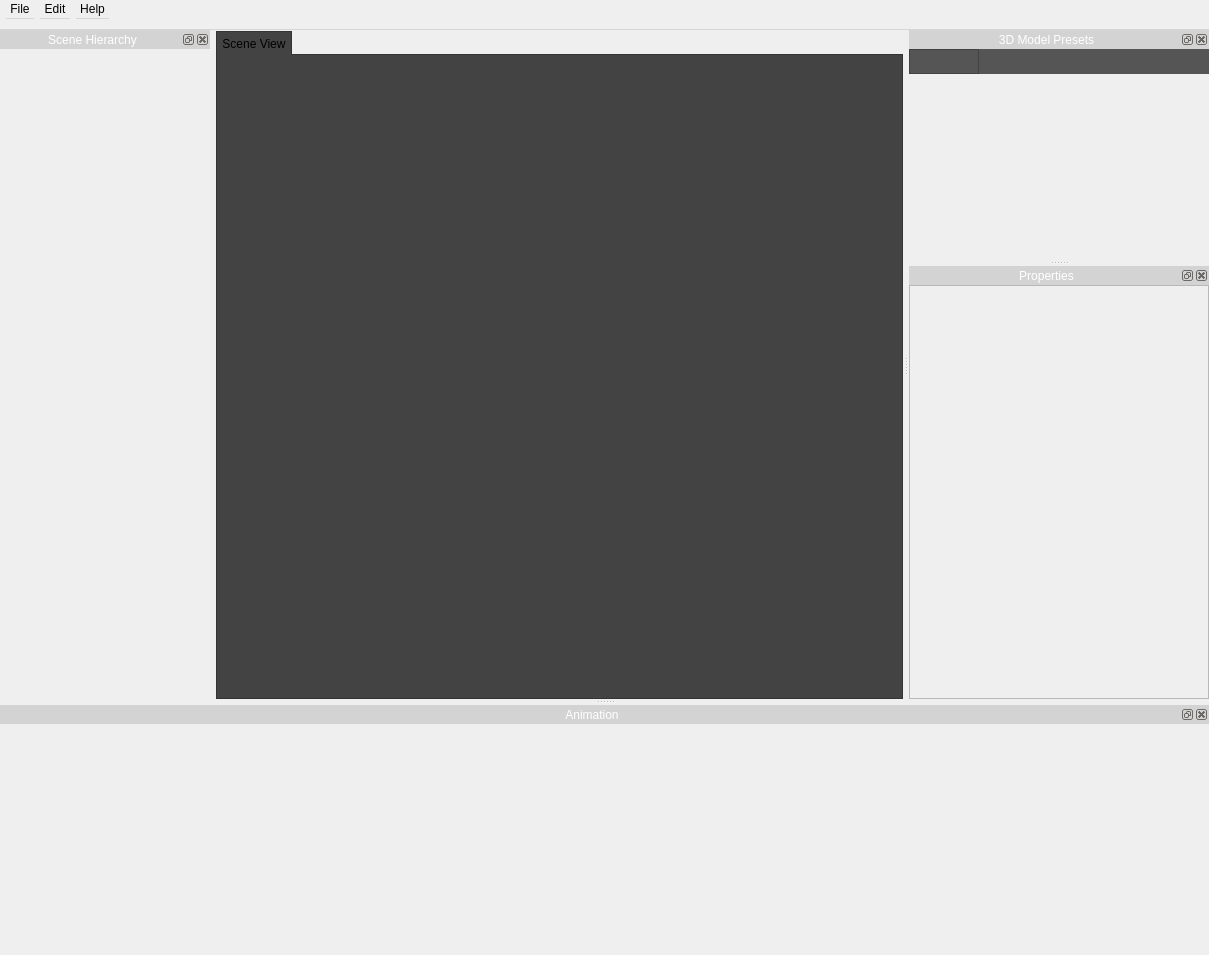
<?xml version="1.0" encoding="UTF-8"?>
<ui version="4.0">
 <class>NewMainWindow</class>
 <widget class="QMainWindow" name="NewMainWindow">
  <property name="geometry">
   <rect>
    <x>0</x>
    <y>0</y>
    <width>1209</width>
    <height>955</height>
   </rect>
  </property>
  <property name="windowTitle">
   <string>JahshakaVR</string>
  </property>
  <property name="windowIcon">
   <iconset resource="../icons.qrc">
    <normaloff>:/app/icons/logo03.svg</normaloff>:/app/icons/logo03.svg</iconset>
  </property>
  <property name="windowOpacity">
   <double>1.000000000000000</double>
  </property>
  <property name="styleSheet">
   <string notr="true">/*
*=======================================================================================
* Defaut StyleSheet for All System WIdgets and Components
* @Styled: Orane Campbell
* JahshakaVR 1.0.0
* Date: 10/27/2016
*=======================================================================================
*/

QTabWidget::pane{
    border: 1px solid #333333; top : -1px;
	background:rgb(67, 67, 67);
}

QTabWidget::tab-bar {
	background-color: rgb(54, 54, 54);
   /* border-bottom: 1px soild #434343;*/
}

QTabBar::tab {
	background-color:rgb(54, 54, 54);
 	border-bottom: 1px soild #333333;
    min-width: 15ex;
    min-height: 4ex;
    padding: 6px;
    min-width: 25ex;
}

QTabBar::tab:selected, QTabBar::tab:hover{
    border: 1px solid #333333; bottom : -1px;
	background-color:rgb(67, 67, 67);
    border-bottom: 0px;
    min-width: 8ex;
    padding: 5px;
    min-width: 20ex;
}

QTabBar::tab:selected {
    border: 1px solid #333333; bottom : -1px;
	background-color:rgb(67, 67, 67);
    border-bottom: 0px;
    min-width: 8ex;
    padding: 5px;
    min-width: 20ex;
}

QTabBar::tab:!selected {
    margin-top: 2px; 
}

QDockWidget {
	background-color: rgb(95, 95, 95);
    border: 1px solid lightgray;
    titlebar-close-icon: url(:/app/icons/delete.png);
    titlebar-normal-icon: url(:/app/icons/expand-button.png);
	color: rgb(255, 255, 255);
}

QDockWidget::title {
	height: 100px;
    text-align: center; /* align the text to the left */
    background: lightgray;
    padding-left: 5px 5px 5px 5pc;
	color: rgb(255, 255, 255);
	background-color: &quot;#282828&quot;;
}

QLabel {
color: rgb(197, 197, 197);
}

QTextEdit {
background-color: rgb(113, 113, 113);
color: rgb(172, 172, 172);
}

QSlider::groove:horizontal {
border: 1px solid #999999;
height: 30px;
}

QSlider::handle:horizontal {
width: 8px;
 /*background-image: url(:/slider-knob.png);*/
background: rgb(214, 214, 214);

}

QSlider::add-page:qlineargradient {
background: #4c4c4c;
border: 1px solid #4d4d4d;

}

QSlider::sub-page:qlineargradient{
background: #4c4c4c;
border: 1px solid #4d4d4d;
}

QSlider::handle:horizontal:hover {
background-color: rgb(30, 144, 255);
}</string>
  </property>
  <property name="iconSize">
   <size>
    <width>30</width>
    <height>30</height>
   </size>
  </property>
  <widget class="QWidget" name="centralwidget">
   <layout class="QGridLayout" name="gridLayout">
    <property name="leftMargin">
     <number>0</number>
    </property>
    <property name="topMargin">
     <number>0</number>
    </property>
    <property name="rightMargin">
     <number>0</number>
    </property>
    <property name="bottomMargin">
     <number>0</number>
    </property>
    <item row="0" column="0">
     <widget class="QTabWidget" name="MainSceneArea">
      <property name="currentIndex">
       <number>0</number>
      </property>
      <widget class="QWidget" name="sceneview">
       <attribute name="title">
        <string>Scene View</string>
       </attribute>
       <layout class="QGridLayout" name="gridLayout_2">
        <property name="leftMargin">
         <number>0</number>
        </property>
        <property name="topMargin">
         <number>0</number>
        </property>
        <property name="rightMargin">
         <number>0</number>
        </property>
        <property name="bottomMargin">
         <number>0</number>
        </property>
        <item row="0" column="0">
         <widget class="QWidget" name="sceneContainer" native="true"/>
        </item>
       </layout>
      </widget>
     </widget>
    </item>
   </layout>
  </widget>
  <widget class="QMenuBar" name="menubar">
   <property name="geometry">
    <rect>
     <x>0</x>
     <y>0</y>
     <width>1209</width>
     <height>34</height>
    </rect>
   </property>
   <property name="sizePolicy">
    <sizepolicy hsizetype="MinimumExpanding" vsizetype="Fixed">
     <horstretch>0</horstretch>
     <verstretch>0</verstretch>
    </sizepolicy>
   </property>
   <property name="minimumSize">
    <size>
     <width>0</width>
     <height>30</height>
    </size>
   </property>
   <property name="styleSheet">
    <string notr="true">QMenuBar {
    background-color: rgb(83, 83, 83);
    padding: 5px 5px 0px 5px;
	border: 1px soild black;
	opacity: 0.5;
}

QMenuBar::item {
    spacing: 6px; /* spacing between menu bar items */
    padding: 2px 6px;
    background: transparent;
}

QMenuBar::item:selected { /* when selected using mouse or keyboard */
    background: #1e90ff;
}

QMenuBar::item:pressed {
    background: #1e90ff;
}


/* menu edit */

QMenu {
    border: 1px solid black;
    min-width: 200px;
}
/*
QMenu::item {
    background-color: transparent;
    min-width: 200px;
}

QMenu::item:selected {
    background-color: #1e90ff;
    border-bottom: 1px solid #1eb2ff;
}

QMenu::item:selected {
    border-color: darkblue;
    background: #1e90ff;
    border-bottom: 1px solid #1eb2ff;
}
</string>
   </property>
   <widget class="QMenu" name="menuFile">
    <property name="title">
     <string>File</string>
    </property>
    <widget class="QMenu" name="menuOpenRecent">
     <property name="title">
      <string>Open Recent</string>
     </property>
     <property name="icon">
      <iconset resource="../icons.qrc">
       <normaloff>:/app/icons/file-in-folder.svg</normaloff>:/app/icons/file-in-folder.svg</iconset>
     </property>
     <addaction name="actionBlank"/>
    </widget>
    <addaction name="actionNew"/>
    <addaction name="actionLoad"/>
    <addaction name="menuOpenRecent"/>
    <addaction name="separator"/>
    <addaction name="actionSave"/>
    <addaction name="actionSave_As"/>
    <addaction name="separator"/>
    <addaction name="actionPreferences"/>
    <addaction name="actionExit"/>
   </widget>
   <widget class="QMenu" name="menuHelp">
    <property name="title">
     <string>Help</string>
    </property>
    <addaction name="actionAbout"/>
    <addaction name="actionLicense"/>
    <addaction name="separator"/>
    <addaction name="actionVisit_Website"/>
    <addaction name="actionBlog"/>
   </widget>
   <widget class="QMenu" name="menuEdit">
    <property name="title">
     <string>Edit</string>
    </property>
   </widget>
   <addaction name="menuFile"/>
   <addaction name="menuEdit"/>
   <addaction name="menuHelp"/>
  </widget>
  <widget class="QDockWidget" name="sceneHierarchyDock">
   <property name="minimumSize">
    <size>
     <width>210</width>
     <height>564</height>
    </size>
   </property>
   <property name="maximumSize">
    <size>
     <width>210</width>
     <height>524287</height>
    </size>
   </property>
   <property name="styleSheet">
    <string notr="true"/>
   </property>
   <property name="floating">
    <bool>false</bool>
   </property>
   <property name="windowTitle">
    <string>Scene Hierarchy</string>
   </property>
   <attribute name="dockWidgetArea">
    <number>1</number>
   </attribute>
   <widget class="SceneHeirarchyWidget" name="sceneHierarchy">
    <layout class="QVBoxLayout" name="verticalLayout_3">
     <property name="spacing">
      <number>0</number>
     </property>
     <property name="leftMargin">
      <number>0</number>
     </property>
     <property name="topMargin">
      <number>0</number>
     </property>
     <property name="rightMargin">
      <number>0</number>
     </property>
     <property name="bottomMargin">
      <number>0</number>
     </property>
    </layout>
   </widget>
  </widget>
  <widget class="QDockWidget" name="ModelsPresetsDock">
   <property name="minimumSize">
    <size>
     <width>300</width>
     <height>230</height>
    </size>
   </property>
   <property name="maximumSize">
    <size>
     <width>524287</width>
     <height>230</height>
    </size>
   </property>
   <property name="styleSheet">
    <string notr="true"/>
   </property>
   <property name="windowTitle">
    <string>3D Model Presets</string>
   </property>
   <attribute name="dockWidgetArea">
    <number>2</number>
   </attribute>
   <widget class="QWidget" name="layout">
    <layout class="QVBoxLayout" name="verticalLayout">
     <property name="spacing">
      <number>0</number>
     </property>
     <property name="leftMargin">
      <number>0</number>
     </property>
     <property name="topMargin">
      <number>0</number>
     </property>
     <property name="rightMargin">
      <number>0</number>
     </property>
     <property name="bottomMargin">
      <number>0</number>
     </property>
     <item>
      <widget class="QWidget" name="widget_3" native="true">
       <property name="minimumSize">
        <size>
         <width>210</width>
         <height>25</height>
        </size>
       </property>
       <property name="maximumSize">
        <size>
         <width>16777215</width>
         <height>25</height>
        </size>
       </property>
       <property name="styleSheet">
        <string notr="true">background-color: rgb(85, 85, 85);</string>
       </property>
       <layout class="QVBoxLayout" name="verticalLayout_5">
        <property name="leftMargin">
         <number>0</number>
        </property>
        <property name="topMargin">
         <number>0</number>
        </property>
        <property name="rightMargin">
         <number>0</number>
        </property>
        <property name="bottomMargin">
         <number>0</number>
        </property>
        <item>
         <widget class="QFrame" name="frame_2">
          <property name="minimumSize">
           <size>
            <width>70</width>
            <height>25</height>
           </size>
          </property>
          <property name="maximumSize">
           <size>
            <width>70</width>
            <height>16777215</height>
           </size>
          </property>
          <property name="frameShape">
           <enum>QFrame::StyledPanel</enum>
          </property>
          <property name="frameShadow">
           <enum>QFrame::Raised</enum>
          </property>
          <layout class="QHBoxLayout" name="horizontalLayout_4">
           <property name="spacing">
            <number>3</number>
           </property>
           <property name="leftMargin">
            <number>0</number>
           </property>
           <property name="topMargin">
            <number>0</number>
           </property>
           <property name="rightMargin">
            <number>0</number>
           </property>
           <property name="bottomMargin">
            <number>0</number>
           </property>
           <item>
            <widget class="QToolButton" name="toolButton_2">
             <property name="minimumSize">
              <size>
               <width>25</width>
               <height>25</height>
              </size>
             </property>
             <property name="maximumSize">
              <size>
               <width>25</width>
               <height>25</height>
              </size>
             </property>
             <property name="styleSheet">
              <string notr="true">QToolButton {
border: none;
	background-color: rgba(255, 255, 255, 0);
}

QToolButton:hover {
background-color: rgb(30, 144, 255);
}</string>
             </property>
             <property name="text">
              <string/>
             </property>
             <property name="icon">
              <iconset resource="../icons.qrc">
               <normaloff>:/app/icons/import.svg</normaloff>:/app/icons/import.svg</iconset>
             </property>
            </widget>
           </item>
           <item>
            <widget class="QPushButton" name="pushButton_3">
             <property name="minimumSize">
              <size>
               <width>25</width>
               <height>25</height>
              </size>
             </property>
             <property name="maximumSize">
              <size>
               <width>25</width>
               <height>25</height>
              </size>
             </property>
             <property name="styleSheet">
              <string notr="true">QPushButton {
border: none;
	background-color: rgba(255, 255, 255, 0);
}

QPushButton:hover {
background-color: rgb(30, 144, 255);
}</string>
             </property>
             <property name="text">
              <string/>
             </property>
             <property name="icon">
              <iconset resource="../icons.qrc">
               <normaloff>:/app/icons/export.svg</normaloff>:/app/icons/export.svg</iconset>
             </property>
            </widget>
           </item>
          </layout>
         </widget>
        </item>
       </layout>
      </widget>
     </item>
     <item>
      <widget class="ModelPresets" name="modelpresets" native="true">
       <property name="minimumSize">
        <size>
         <width>0</width>
         <height>0</height>
        </size>
       </property>
       <property name="maximumSize">
        <size>
         <width>16777215</width>
         <height>16777215</height>
        </size>
       </property>
      </widget>
     </item>
    </layout>
   </widget>
  </widget>
  <widget class="QDockWidget" name="AnimationDock">
   <property name="minimumSize">
    <size>
     <width>85</width>
     <height>250</height>
    </size>
   </property>
   <property name="styleSheet">
    <string notr="true"/>
   </property>
   <property name="windowTitle">
    <string>Animation</string>
   </property>
   <attribute name="dockWidgetArea">
    <number>8</number>
   </attribute>
   <widget class="QWidget" name="layout_2">
    <layout class="QGridLayout" name="gridLayout_5">
     <property name="leftMargin">
      <number>0</number>
     </property>
     <property name="topMargin">
      <number>0</number>
     </property>
     <property name="rightMargin">
      <number>0</number>
     </property>
     <property name="bottomMargin">
      <number>0</number>
     </property>
     <property name="spacing">
      <number>0</number>
     </property>
     <item row="1" column="0">
      <widget class="AnimationWidget" name="animationtimeline"/>
     </item>
     <item row="0" column="0">
      <widget class="MainTimelineWidget" name="mainTimeline" native="true">
       <property name="sizePolicy">
        <sizepolicy hsizetype="Expanding" vsizetype="Fixed">
         <horstretch>0</horstretch>
         <verstretch>0</verstretch>
        </sizepolicy>
       </property>
       <property name="minimumSize">
        <size>
         <width>0</width>
         <height>30</height>
        </size>
       </property>
       <property name="maximumSize">
        <size>
         <width>16777215</width>
         <height>30</height>
        </size>
       </property>
       <property name="styleSheet">
        <string notr="true"/>
       </property>
      </widget>
     </item>
    </layout>
   </widget>
  </widget>
  <widget class="QDockWidget" name="PropertiesDock">
   <property name="minimumSize">
    <size>
     <width>89</width>
     <height>300</height>
    </size>
   </property>
   <property name="windowTitle">
    <string>Properties</string>
   </property>
   <attribute name="dockWidgetArea">
    <number>2</number>
   </attribute>
   <widget class="QWidget" name="dockWidgetContents">
    <layout class="QGridLayout" name="gridLayout_3">
     <property name="leftMargin">
      <number>0</number>
     </property>
     <property name="topMargin">
      <number>0</number>
     </property>
     <property name="rightMargin">
      <number>0</number>
     </property>
     <property name="bottomMargin">
      <number>0</number>
     </property>
     <item row="0" column="0">
      <widget class="QScrollArea" name="Propertieswidget">
       <property name="minimumSize">
        <size>
         <width>0</width>
         <height>220</height>
        </size>
       </property>
       <property name="sizeAdjustPolicy">
        <enum>QAbstractScrollArea::AdjustToContents</enum>
       </property>
       <property name="widgetResizable">
        <bool>true</bool>
       </property>
       <widget class="QWidget" name="accordian">
        <property name="geometry">
         <rect>
          <x>0</x>
          <y>0</y>
          <width>298</width>
          <height>415</height>
         </rect>
        </property>
       </widget>
      </widget>
     </item>
    </layout>
   </widget>
  </widget>
  <action name="actionSave">
   <property name="icon">
    <iconset resource="../icons.qrc">
     <normaloff>:/app/icons/save-file-button.svg</normaloff>:/app/icons/save-file-button.svg</iconset>
   </property>
   <property name="text">
    <string>Save</string>
   </property>
  </action>
  <action name="actionLoad">
   <property name="icon">
    <iconset resource="../icons.qrc">
     <normaloff>:/app/icons/open-file-button.svg</normaloff>:/app/icons/open-file-button.svg</iconset>
   </property>
   <property name="text">
    <string>Open</string>
   </property>
  </action>
  <action name="actionEditorCamera">
   <property name="icon">
    <iconset resource="../icons.qrc">
     <normaloff>:/app/icons/video-camera.svg</normaloff>:/app/icons/video-camera.svg</iconset>
   </property>
   <property name="text">
    <string>Editor Camera</string>
   </property>
  </action>
  <action name="actionViewerCamera">
   <property name="icon">
    <iconset resource="../icons.qrc">
     <normaloff>:/app/icons/photo-camera.svg</normaloff>:/app/icons/photo-camera.svg</iconset>
   </property>
   <property name="text">
    <string>Viewer Camera</string>
   </property>
  </action>
  <action name="actionSave_As">
   <property name="icon">
    <iconset resource="../icons.qrc">
     <normaloff>:/app/icons/save-file-button.svg</normaloff>:/app/icons/save-file-button.svg</iconset>
   </property>
   <property name="text">
    <string>Save As..</string>
   </property>
  </action>
  <action name="actionNew">
   <property name="icon">
    <iconset resource="../icons.qrc">
     <normaloff>:/app/icons/add-folder-button.svg</normaloff>:/app/icons/add-folder-button.svg</iconset>
   </property>
   <property name="text">
    <string>New</string>
   </property>
  </action>
  <action name="actionPreferences">
   <property name="icon">
    <iconset resource="../icons.qrc">
     <normaloff>:/app/icons/folder-settings-button.svg</normaloff>:/app/icons/folder-settings-button.svg</iconset>
   </property>
   <property name="text">
    <string>Preferences</string>
   </property>
  </action>
  <action name="actionExit">
   <property name="icon">
    <iconset resource="../icons.qrc">
     <normaloff>:/app/icons/cancel.svg</normaloff>:/app/icons/cancel.svg</iconset>
   </property>
   <property name="text">
    <string>Exit</string>
   </property>
  </action>
  <action name="actionAbout">
   <property name="icon">
    <iconset resource="../icons.qrc">
     <normaloff>:/app/icons/businessman-talking-about-data-analysis.svg</normaloff>:/app/icons/businessman-talking-about-data-analysis.svg</iconset>
   </property>
   <property name="text">
    <string>About</string>
   </property>
  </action>
  <action name="actionLicense">
   <property name="icon">
    <iconset resource="../icons.qrc">
     <normaloff>:/app/icons/document.svg</normaloff>:/app/icons/document.svg</iconset>
   </property>
   <property name="text">
    <string>License</string>
   </property>
  </action>
  <action name="actionVisit_Website">
   <property name="icon">
    <iconset resource="../icons.qrc">
     <normaloff>:/app/icons/responsive-website-design-on-monitor-screen.svg</normaloff>:/app/icons/responsive-website-design-on-monitor-screen.svg</iconset>
   </property>
   <property name="text">
    <string>Visit Website</string>
   </property>
  </action>
  <action name="actionBlog">
   <property name="icon">
    <iconset resource="../icons.qrc">
     <normaloff>:/app/icons/responsive-website-design-on-monitor-screen.svg</normaloff>:/app/icons/responsive-website-design-on-monitor-screen.svg</iconset>
   </property>
   <property name="text">
    <string>Blog</string>
   </property>
  </action>
  <action name="actionBlank">
   <property name="text">
    <string>blank</string>
   </property>
  </action>
  <action name="actionUndo">
   <property name="icon">
    <iconset resource="../icons.qrc">
     <normaloff>:/app/icons/undo.svg</normaloff>:/app/icons/undo.svg</iconset>
   </property>
   <property name="text">
    <string>Undo</string>
   </property>
  </action>
  <action name="actionRedo">
   <property name="icon">
    <iconset resource="../icons.qrc">
     <normaloff>:/app/icons/redo.svg</normaloff>:/app/icons/redo.svg</iconset>
   </property>
   <property name="text">
    <string>Redo</string>
   </property>
  </action>
 </widget>
 <customwidgets>
  <customwidget>
   <class>MainTimelineWidget</class>
   <extends>QWidget</extends>
   <header location="global">src/widgets/maintimelinewidget.h</header>
   <container>1</container>
  </customwidget>
  <customwidget>
   <class>AnimationWidget</class>
   <extends>QFrame</extends>
   <header>src/widgets/animationwidget.h</header>
   <container>1</container>
  </customwidget>
  <customwidget>
   <class>ModelPresets</class>
   <extends>QWidget</extends>
   <header>src/widgets/modelpresets.h</header>
   <container>1</container>
  </customwidget>
  <customwidget>
   <class>SceneHeirarchyWidget</class>
   <extends>QWidget</extends>
   <header>src/widgets/sceneheirarchywidget.h</header>
   <container>1</container>
  </customwidget>
 </customwidgets>
 <resources>
  <include location="../icons.qrc"/>
 </resources>
 <connections/>
</ui>
